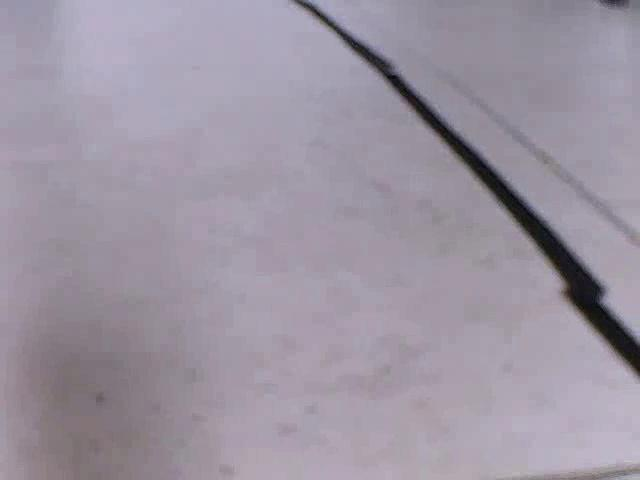
#> input picture pack_0.3/x.jpg, 640 x 480 px
$ python v0.3_alpha.py
#> lines starting #> are read from the running program, lines starting #| are printed output that depends on the picture; after the words box and inside, x2 and y2 are one past the last pixel; in counts of white or black regions, pixels touching at a corner belong together
# Isaac Li
# 7.3.2018

import cv2
import time
import json
import numpy as np
from PIL import Image


def pack(path_of_saved_image):
    """
    Read the image from path, and give back the case number.
    :param path_of_saved_image: location of the saved image.
    :return: integer representing three different cases.
    """
#> called with path_of_saved_image = 'x.jpg'

    # ---------- Step 1. Preparation. ----------------------------------------------------------------------------------

    copy = Image.open(path_of_saved_image).copy()
#> copy is the input picture: PIL image 640x480 RGB; mean R, G, B 156.8, 148.9, 162.2

    initial = time.clock()

    test_time = time.asctime().replace(':', '-')

    # ---------- Step 2. Line detection. -------------------------------------------------------------------------------

    def line_detection(path):
        """
        Line detection using cv2, and then save (black-and-white picture).
        :param path: location of ordinary image.
        :return: None.
        """
#> called with path = 'x.jpg'
        image = cv2.imread(path)

        gray = cv2.cvtColor(image, cv2.COLOR_BGR2GRAY)
        edges = cv2.Canny(gray, 100, 250)
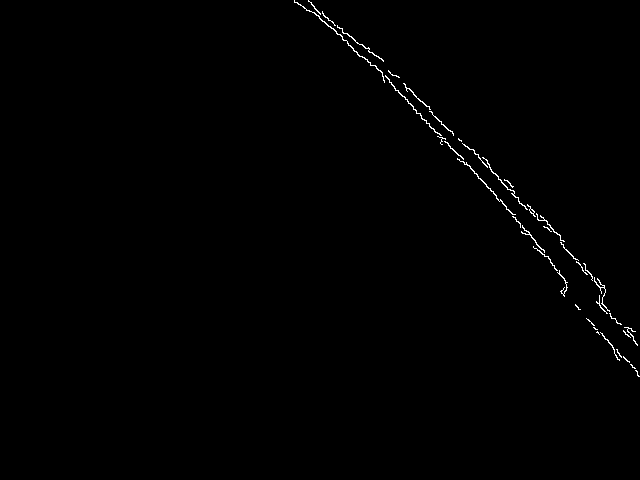
#> edges: shape (480, 640); 0.51% white in thin lines or dots, all inside (x1, y1, x2, y2) = (294, 0, 640, 377)
        lines = cv2.HoughLinesP(edges, 1, np.pi / 180, 25, minLineLength=100, maxLineGap=50)
#> lines = [[308, 0, 515, 214], [367, 48, 604, 285], [322, 13, 470, 166], [506, 180, 604, 293], [362, 44, 560, 235], [315, 9, 513, 214], [351, 36, 442, 144], [368, 47, 585, 264], [533, 239, 614, 350], [393, 85, 506, 206], [540, 215, 629, 328], [382, 72, 487, 160]]

        hough = np.zeros(image.shape, np.uint8)

        for line in lines:
            x1, y1, x2, y2 = line[0]
            width_of_line = 50  # The width of the redrawn line.
            cv2.line(hough, (x1, y1), (x2, y2), (255, 255, 255), width_of_line)
#> this loop made 12 passes
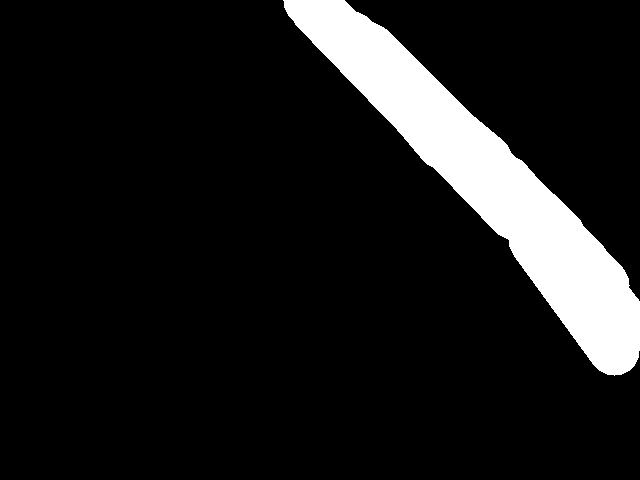
#> hough: shape (480, 640, 3); 10.5% white; 1 white region, box (x1, y1, x2, y2) and area: (283, 0, 640, 376) 32224

        cv2.imwrite(path, hough)

    line_detection(path_of_saved_image)

    # ---------- Step 3. Crop the picture. -----------------------------------------------------------------------------

    "Deleted in v0.3_alpha"

    def cut_img(path):
        #     """
        #     Crop the picture; only the lower half remains.
        #     :param path: location of the picture saved at Step 2.
        #     :return: None.
        #     """
#> called with path = 'x.jpg'
        img = Image.open(path)
        #     (x, y, w, h) = (0, 230, 640, 250)      # Set the size.
        #     img = img.crop((x, y, x + w, y + h))
        #     img.save(path)
        #     "Added in v0.2_alpha"
        img.save(fr".\experimental_data\{test_time}.jpg")
        #     "/ Added in v0.2_alpha"
    cut_img(path_of_saved_image)

    "/ Deleted in v0.3_alpha"

    # ---------- Step 4. Calculate dHash. ------------------------------------------------------------------------------

    # [35 lines left out: function distance, not called in this run]

    "Modified in v0.3_alpha"

    # "Modified in v0.2_alpha"
    #
    # # cases, dists = [], []
    # # for i in range(21):
    # #     cases.append(Image.open(rf'.\base\{i}.jpg'))
    # #
    # # pic = Image.open(path_of_saved_image)
    # # for case in cases:
    # #     dists.append(distance(pic, case))  # 20 basic cases.
    # #
    # # min_distance_case = dists.index(min(dists))
    #
    # pic = Image.open(path_of_saved_image)
    # straight = Image.open(r'.\base\0.jpg')
    # distance_straight = distance(pic, straight)
    #
    # if not distance_straight:
    #     min_distance_case = 0
    # else:
    #     cases = []
    #     for i in range(1, 21):
    #         case = Image.open(rf'.\base\{i}.jpg')
    #         cases.append(distance(pic, case))
    #     min_distance_case = cases.index(min(cases)) + 1
    #
    # "/ Modified in v0.2_alpha"

    pic = Image.open(path_of_saved_image)

    cases = []
    for i in range(1, 364):
#> (the run stopped early here; a loop or call above may not have finished)
